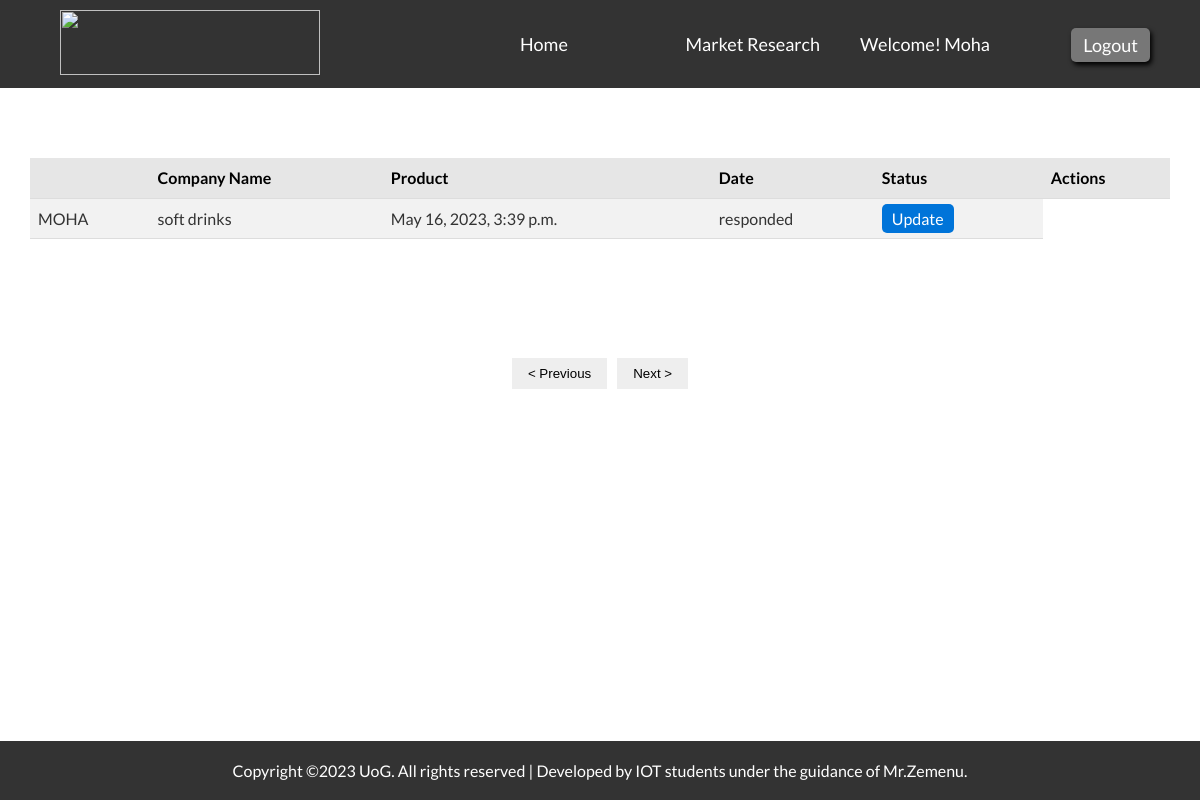
Page /researcher/ (signed in) on the committed database.
### researcher/models.py (models this page shows, shortened)
class Product(models.Model):
    Availability = (
        ('Yes','Yes'),
        ('No','No')
    )
    product_id = models.AutoField(primary_key=True)
    company_name = models.CharField(max_length=100)
    product_name = models.CharField(max_length=100)
    description = models.TextField(blank=True, null=True)
    quantity = models.IntegerField()
    unit = models.ForeignKey(Unit, on_delete=models.CASCADE, blank=True, null=True)
    price = models.DecimalField(max_digits=10, decimal_places=2, blank=True, null=True)
    total = models.DecimalField(max_digits=15, decimal_places=2, blank=True, null=True)
    availability = models.CharField(max_length=100, choices=Availability, blank=True, null=True)
    status = models.CharField(max_length=255, blank=True, null=True)
    remark = models.CharField(max_length=255, blank=True, null=True)
    date = models.DateTimeField(default=datetime.now)

### researcher/views.py (the view)
# urls.py: path('', views.research, name='research'),
@login_required(login_url='signin')
def research(request):
    products = Product.objects.order_by('-date')
    company_count = Companie.objects.count()
    requested_count = Product.objects.filter(status='pending').count()
    responded_count = Product.objects.filter(status='responded').count()
    total_requested_count = requested_count + responded_count
    context = {
        'products': products,
        'company_count': company_count,
        'total_requested_count': total_requested_count,
        'responded_count': responded_count
        }
    if(request.user.username == 'researcher'):
        return render(request, 'market_research.html', context)
    else:
        user_profile = Companie.objects.get(user=request.user)
        product_profile = Product.objects.filter(company_name=user_profile.companiesName).order_by('-date')
        if product_profile.count() == 0:
            product_profile = False
        return render(request, 'market_research_user.html', { 'product_profile': product_profile})

### templates/market_research_user.html (shortened to what this page needs)
{% load static %}
<!DOCTYPE html>
<html lang="en">
  <head>
    <link rel="stylesheet" href="{% static 'css/research.css' %}" />
  </head>
  <body>
    <header>
      <nav>
        <div class="logo">
          <img src="{% static 'img/UoG-Logo.png' %}" alt="" />
        </div>
        <ul>
          <li><a href="/">Home</a></li>
          <li><a href="{% url 'research' %}">Market Research</a></li>
          <li>Welcome! {{request.user.username|capfirst}}</li>
          <li><a href="{% url 'logout' %}">Logout</a></li>
        </ul>
      </nav>
    </header>
    {% if product_profile == False %}
    <script>
      alert("You don't have any request");
      window.location.href = "/";
    </script>
    <h5>You don't have any request</h5>
    {% else %}
    <div class="main-container" style="margin-top: 30px">
      <div class="table-container" style="margin-top: 70px">
        <table>
          <thead>
            <tr>
              <th></th>
              <th>Company Name</th>
              <th>Product</th>
              <th>Date</th>
              <th>Status</th>
              <th>Actions</th>
            </tr>
          </thead>
          <tbody>
            {% for product in product_profile %}
            <tr>
              <td>{{ product.company_name }}</td>
              <td>{{ product.product_name }}</td>
              <td>{{ product.date|date:"M j, Y, g:i a" }}</td>
              <td>{{ product.status }}</td>
              <td class="actions-btns">
                 {% if product.status == 'responded' %}
                <a
                  href="{% url 'update_response' pk=product.product_id %}"
                  class="update-btn"
                  >Update</a
                >
                {% endif %}
              </td>
            </tr>
            {% endfor %}
          </tbody>
        </table>
      </div>
      <div class="pagination" style="margin-top: 30px">
        <button class="prev-btn">&lt; Previous</button>
        <button class="next-btn">Next &gt;</button>
      </div>
    </div>
    {% endif %}
    <footer>
      <p class="my-2">
        Copyright ©2023 UoG. All rights reserved | Developed by IOT students
        under the guidance of Mr.Zemenu.
      </p>
    </footer>
  </body>
</html>

### static/css/research.css (style rules this page uses)
* { margin: 0; padding: 0; box-sizing: border-box; }
body { font-family: "Lato", sans-serif; height: 100%; }
header { background-color: #333; color: #fff; padding: 10px; }
nav { display: flex; align-items: center; gap: 200px; position: relative; }
nav .logo img { margin-left: 50px; width: 260px; height: 65px; }
nav ul { list-style: none; display: flex; justify-content: space-between; width: 300px; height: min-content; }
nav ul li { font-size: 18px; }
nav ul li a { color: #fff; text-decoration: none; }
nav ul li:nth-child(3) { position: absolute; right: 200px; }
nav ul li:nth-child(4) { position: absolute; right: 40px; top: 18px; padding: 6px 12px; background-color: #777777; border-radius: 5px; font-weight: 500; transition: all 0.2s ease-in-out; box-shadow: 2px 3px 5px #000; }
footer { position: absolute; bottom: 0; width: 100vw; background-color: #333; color: #fff; text-align: center; padding: 20px; }
.main-container { width: 95%; margin: 0 auto; margin-top: 20px; }
.table-container { display: flex; flex-direction: column; align-items: center; height: 170px; }
table { width: 100%; border-collapse: collapse; }
thead { background-color: #e6e6e6; }
tbody { background-color: #f2f2f2; color: #333333; }
th, td { padding: 8px; text-align: left; border-bottom: 1px solid #ddd; }
tr { height: 40px; }
th { position: sticky; top: 0; }
.delete-btn, .update-btn, .view-btn { padding: 5px 10px; border: none; border-radius: 5px; margin-right: 6px; color: white; text-decoration: none; }
.update-btn { background-color: #0074d9; text-decoration: none; }
.pagination { display: flex; justify-content: center; margin-top: 20px; }
.prev-btn, .next-btn { padding: 8px 16px; background-color: #eee; border: none; cursor: pointer; }

### rows in the picture
Product: company_name "MOHA", product_name "soft drinks", date "May 16, 2023, 3:39 p.m.", status "responded", shows "Update"

### other values in the picture
{{ request.user.username|capfirst }} "Moha"
